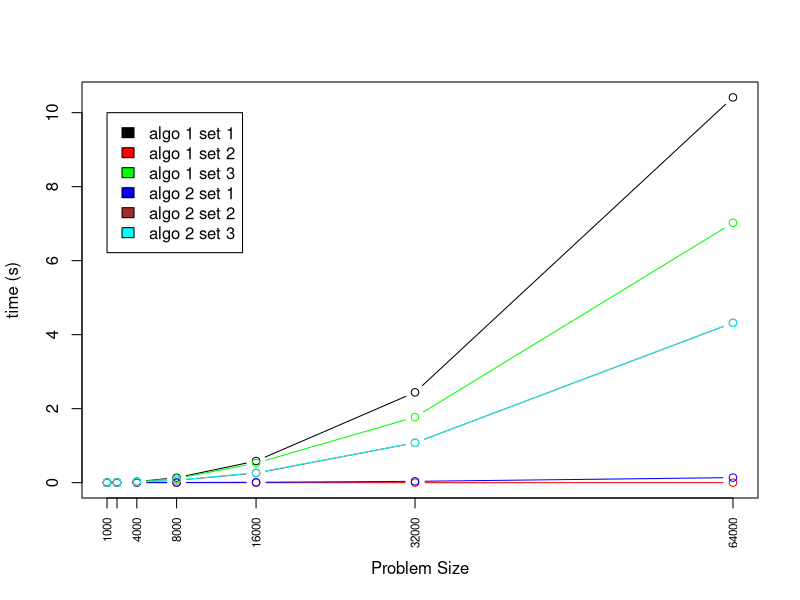

Write the R code that produced this figure.
setwd('~/git/dv5_performance_benchmark')
timing<-read.table('results.txt', header=F)



# Experiment Size
dataSize = c(1000, 2000, 4000, 8000, 16000, 32000, 64000)

# Datasets
algo1_set1<-timing[1:7,2]
algo1_set2<-timing[8:14,2]
algo1_set3<-timing[15:21,2]
algo2_set1<-timing[22:28,2]
algo2_set2<-timing[29:35,2]
algo2_set3<-timing[36:42,2]
benchmark <- data.frame(algo1_set1 = algo1_set1, 
                        algo1_set2=algo1_set2, 
                        algo1_set3=algo1_set3, 
                        algo2_set1=algo2_set1, 
                        algo2_set2=algo2_set2, 
                        algo2_set3=algo2_set3)

row.names(benchmark)<-dataSize 

plot(dataSize, 
     benchmark[,1], 
     xaxt="n", 
     type="b", 
     col='black',
     xlab='Problem Size',
     ylab='time (s)')
axis(1, at=dataSize, las=2, cex.axis=0.7)
points(dataSize, benchmark[,2], type="b", col="red")
points(dataSize, benchmark[,3], type="b", col="green")
points(dataSize, benchmark[,4], type="b", col="blue")
points(dataSize, benchmark[,5], type="b", col="brown")
points(dataSize, benchmark[,6], type="b", col="cyan")

legend(1000,10, c("algo 1 set 1", 
                  "algo 1 set 2", 
                  "algo 1 set 3", 
                  "algo 2 set 1", 
                  "algo 2 set 2", 
                  "algo 2 set 3"),
       fill=c('black', 'red', 'green', 'blue', 'brown', 'cyan'))
